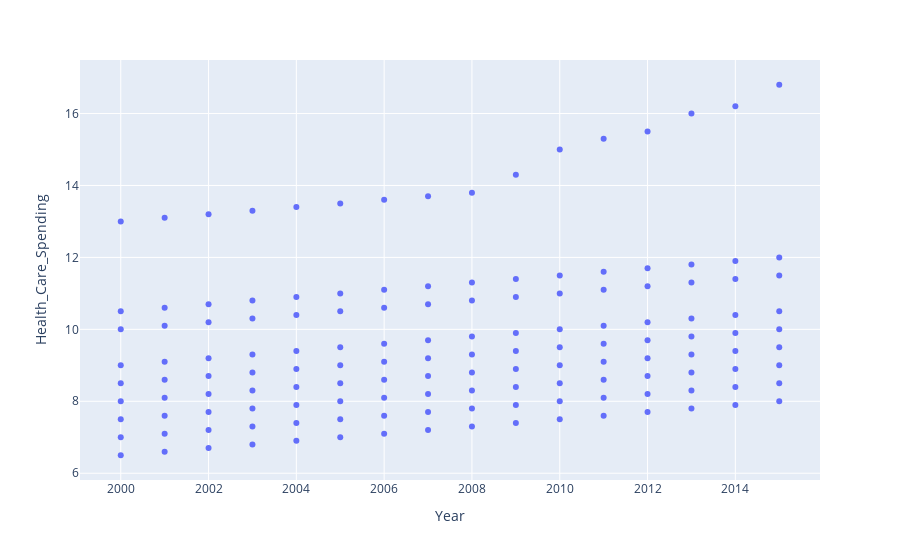

The code cell stored with this chart in its notebook:
### Code cell
fig = px.scatter(df, x='Year', y='Health_Care_Spending',
#    color = 'Country',
    hover_name = 'Country'
    )

# fig = px.scatter(df[df['Country'] == 'United States'], x='Year', y='Health_Care_Spending')

fig.show()

### Figure 1 — Plotly figure (JSON) as saved in the notebook; plotly's stock layout.template omitted (floating-point values rounded to 4 significant figures; data arrays with more than 128 entries replaced by an {"elided": "..."} marker saying what was removed)
{"data": [{"hovertemplate": "<b>%{hovertext}</b><br><br>Year=%{x}<br>Health_Care_Spending=%{y}<extra></extra>", "hovertext": {"elided": "144 str values"}, "legendgroup": "", "marker": {"color": "#636efa", "symbol": "circle"}, "mode": "markers", "name": "", "orientation": "v", "showlegend": false, "type": "scatter", "x": {"elided": "144 int values"}, "xaxis": "x", "y": {"elided": "144 float values"}, "yaxis": "y"}], "layout": {"legend": {"tracegroupgap": 0}, "margin": {"t": 60}, "xaxis": {"anchor": "y", "domain": [0, 1], "title": {"text": "Year"}}, "yaxis": {"anchor": "x", "domain": [0, 1], "title": {"text": "Health_Care_Spending"}}}}
